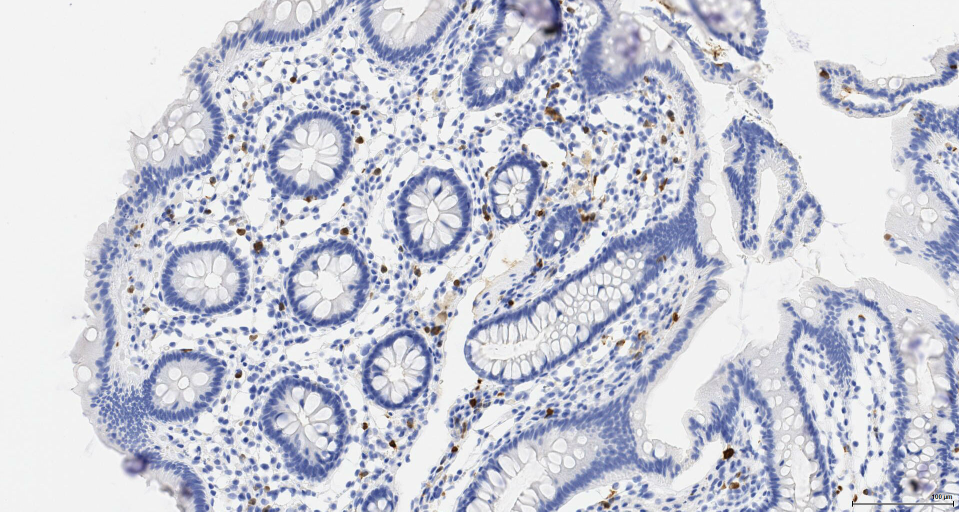
#> input picture data/cal.jpg, 1918 x 1023 px (shown at 1/2 size)
$ python label_image.py --image ../data/cal.jpg
#> lines starting #> are read from the running program, lines starting #| are printed output that depends on the picture
##############################################################################
# DONE Downsample image to reasonable size
# TODO **Implement bayesian esimate in new window based on labeled data
# REACH
# TODO Improve painting process so it doesn't skip on fast mouse
# TODO Add ghost brush over/under mouse so user knows current size of brush
# TODO Add color picker so label colors can be dynamic at run time
# TODO Resizable windows
##############################################################################

# Import necessary packages
import argparse
import cv2
import pandas as pd
import numpy as np

##############################################################################
# Initialize global variables
##############################################################################
painting = False
modes    = ['idle','label','erase']
mode_idx = 0
mode     = modes[mode_idx]
labels   = [1,2,3,4]
current_label = labels[0]

label_colors = {
    1:(0,255,0),
    2:(0,0,255),
    3:(255,0,0),
    4:(255,125,125)
}

brush_sizes = [2,4,6,8,10]
brush_idx   = 0
brush_size = brush_sizes[brush_idx]

erase_color = (1,1,1)

# Statistics vars
mus    = []
covs   = []
priors = []

##############################################################################
# Helper functions
##############################################################################
# [34 lines left out: functions onMouse, posterior_onMouse, not called in this run]


def _close():
    """ close/destroy all windows """
    cv2.destroyAllWindows()

# [64 lines left out: functions generate_mask, _reset_data, _print_stats, generate_stats, mvn_likelihood, not called in this run]
###############################################################################

if __name__ == '__main__':

    # construct argument parser and parse arguments
    ap = argparse.ArgumentParser(description='Open and hand annotate an image')
    ap.add_argument('-i',"--image", required=True,
                    help="Path to the image")
    args = vars(ap.parse_args())

    # load image, clone it, and setup mouse callback function
    img = cv2.imread(args["image"])
#> img is the input picture: shape (1023, 1918, 3); mean B, G, R 215.4, 203.1, 200.8

    # Desired image dimensions (downsampled)
    from skimage.transform import resize
    max_width = 300
    h,w,_ = img.shape
#> h = 1023; w = 1918
    scale = max_width / w
#> scale = 0.156
    new_height = int(h * scale)
#> new_height = 160
    img = resize(img,(new_height, max_width))
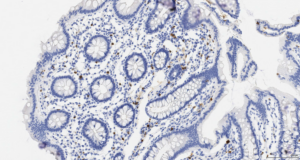
#> img: shape (160, 300, 3) float64; mean B, G, R 0.845, 0.796, 0.787

    # Create copy where annotations will take place
    cpy = img.copy()

    # Set up a resizable window to keep number of pixels reasonable
    cv2.namedWindow("image", cv2.WINDOW_NORMAL)
    cv2.resizeWindow('image', 400,300)
    cv2.setMouseCallback("image", onMouse)

    # counter for logging
    cycle = 0

    # keep looping until the 'q' key is pressed
    while True:
        cv2.imshow('image',cpy)

        if cycle > 50:
            # Log events to console
            cycle = 0

        key = cv2.waitKey(1) & 0xFF
#> (key q is pressed here)

        # if the 'r' key is pressed, reset image
        if key == ord('r'):
            print('r pressed')
            cpy = img.copy()
            _reset_data()

        #    cycle through mouse modes: idle, label, erase
        elif key == ord('m'):
            mode_idx += 1
            mode = modes[mode_idx % len(modes)]
            print('Current mode: {}'.format(mode))

        # check to see if a number was selected and if so, change
        # label number to corresponding number
        elif key in list(map(lambda s: ord(str(s)),labels)):
            current_label = int(chr(key))
            print('number {} selected'.format(int(chr(key))))

        # check for '[' or ']' key press to increase or decrease brush size
        elif key == ord('['):
            brush_idx -= 1
            brush_size = brush_sizes[brush_idx % len(brush_sizes)]
        elif key == ord(']'):
            brush_idx += 1
            brush_size = brush_sizes[brush_idx % len(brush_sizes)]

        # Calculate statistics
        elif key == ord('c'):
            _reset_data()

            mask = generate_mask(img,cpy)

            for label,color in label_colors.items():
                xs,ys = np.where(np.all(mask==color, axis=-1))

                if (len(xs) > 0) and (len(ys) > 0):
                    tmp = img[xs,ys]

                    mus.append(tmp.mean(axis=0))
                    covs.append(np.cov(tmp.T))
                    priors.append(tmp.shape[0])

            _print_stats()


            if len(mus) == 2: # only want to handle 2-label case
                # Calculate posterior
                mu_class1    = mus[0]
                cov_class1   = covs[0]
                prior_class1 = priors[0]

                mu_class2    = mus[1]
                cov_class2   = covs[1]
                prior_class2 = priors[1]

                like_1 = np.apply_along_axis(mvn_likelihood,2,img,mu_class1,cov_class1)
                like_2 = np.apply_along_axis(mvn_likelihood,2,img,mu_class2,cov_class2)

                den    = like_1 * prior_class1 + like_2 * prior_class2
                num    = like_1 * prior_class1

                posterior = num / den

                # Create posterior window
                cv2.namedWindow('posterior')
                cv2.imshow('posterior', posterior)
                cv2.setMouseCallback('posterior',posterior_onMouse)

            else:

                print('Multi-Class posterior not yet implemented')


        # if the 'q' key is pressed, quit program
        elif key == ord('q'):
            print('q pressed')
            _close()
            break

        elif key == ord('s'):
            cv2.imwrite('../data/cpy.jpg', cpy)
            print('cpy saved!')

        # Check to see if any pixels in cpy match erase color
        # and if so revert that part of cpy back to img
        to_erase = np.where(np.all(cpy==erase_color, axis=-1))

        if to_erase:
            xs = to_erase[0]
            ys = to_erase[1]
            cpy[xs,ys] = img[xs,ys]

        cycle += 1

$ run again, on data/pstat3.jpg
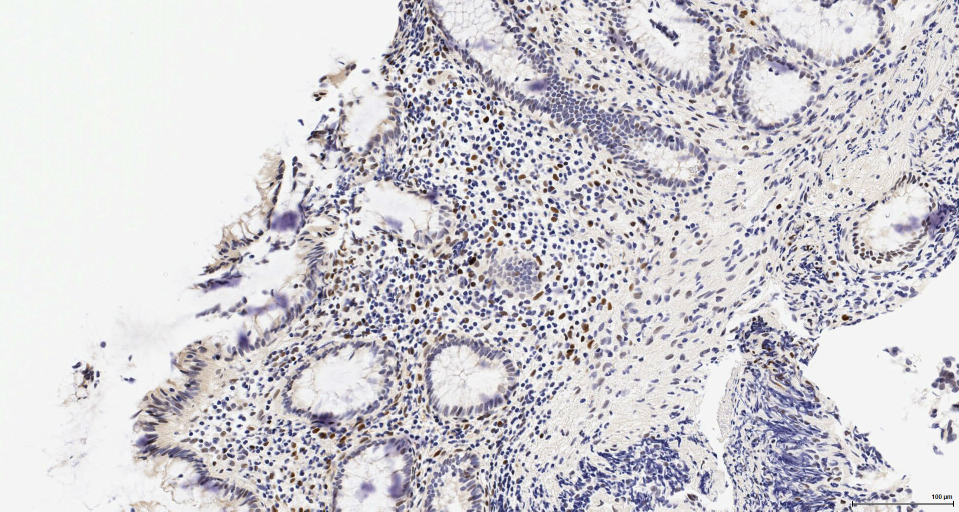
#> input picture data/pstat3.jpg, 1918 x 1023 px (shown at 1/2 size)
#> img is the input picture: shape (1023, 1918, 3); mean B, G, R 210.6, 205.2, 207.5
#> `img = resize(img,(new_height, max_width))`:
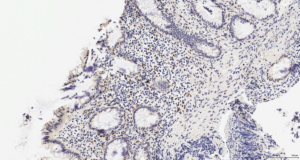
#> img: shape (160, 300, 3) float64; mean B, G, R 0.826, 0.805, 0.814
